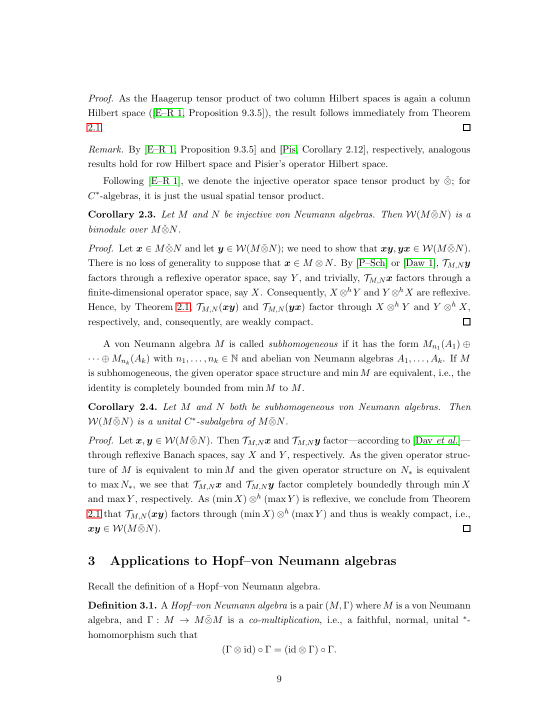
#> input picture packets/fa_banach_001_partial_1104.3812_1104.3812_wap_min_tensor_bimodule_no_injectivity/files/source_corollary_2_3_p9.png, 1105 x 1430 px (shown at 1/2 size)
$ python crop_source_evidence.py --input ../../../fa_banach_001_partial_1104.3812_1104.3812_wap_min_tensor_bimodule_no_injectivity/files/source_corollary_2_3_p9.png --output out.png
#> lines starting #> are read from the running program, lines starting #| are printed output that depends on the picture
#!/usr/bin/env python3
"""Crop concluding open question C from rendered source-paper page 8."""

from __future__ import annotations

import argparse
from pathlib import Path

from PIL import Image


def main() -> None:
    parser = argparse.ArgumentParser()
    parser.add_argument("--input", type=Path, required=True)
    parser.add_argument("--output", type=Path, required=True)
    parser.add_argument("--top", type=int, default=845)
    parser.add_argument("--bottom", type=int, default=1180)
    args = parser.parse_args()

    with Image.open(args.input) as page:
#> page is the input picture: PIL image 1105x1430 RGB; mean R, G, B 246.5, 246.7, 246.4
        if not (0 <= args.top < args.bottom <= page.height):
            raise ValueError(
                f"invalid crop ({args.top}, {args.bottom}) for height {page.height}"
            )
        crop = page.crop((0, args.top, page.width, args.bottom))
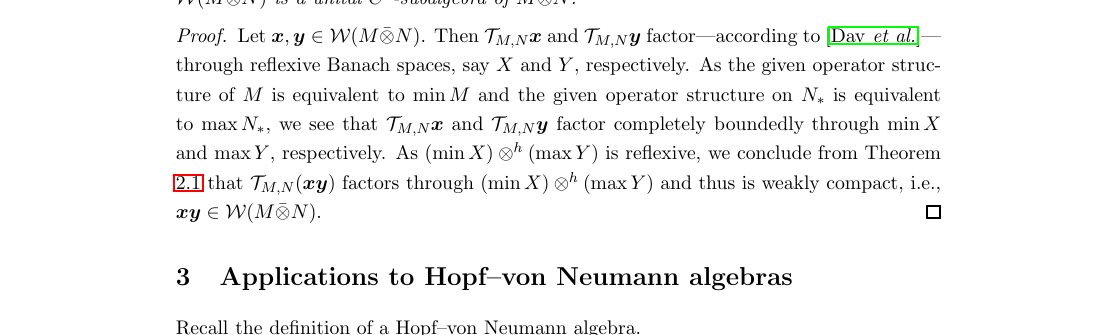
#> crop: PIL image 1105x335 RGB; mean R, G, B 244.1, 244.3, 244
        args.output.parent.mkdir(parents=True, exist_ok=True)
        crop.save(args.output)
        print(f"saved {args.output} ({crop.width}x{crop.height})")
#| saved out.png (1105x335)


if __name__ == "__main__":
    main()
